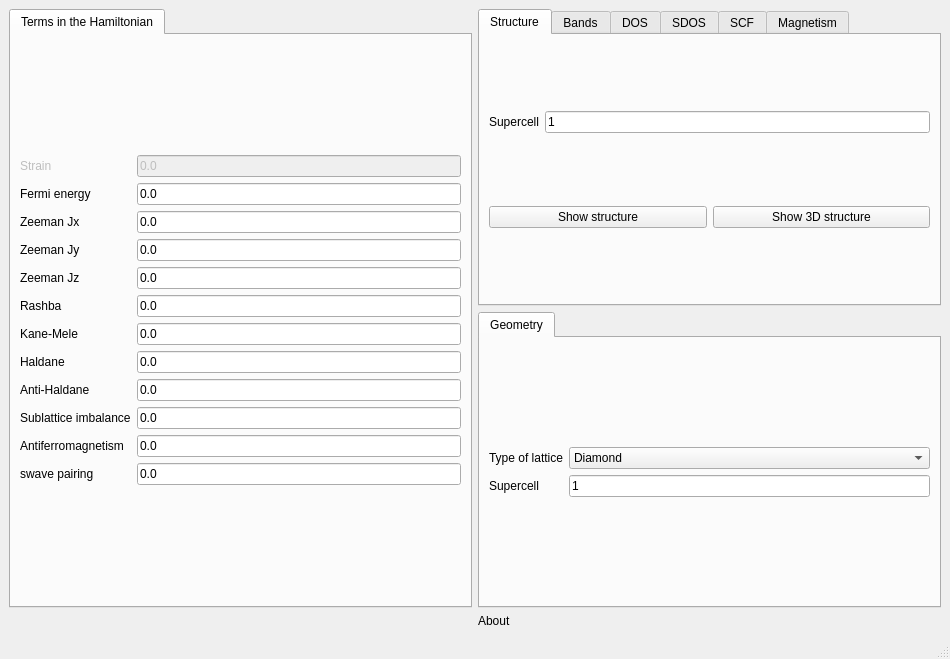
<?xml version="1.0" encoding="UTF-8"?>
<ui version="4.0">
 <class>MainWindow</class>
 <widget class="QMainWindow" name="MainWindow">
  <property name="geometry">
   <rect>
    <x>0</x>
    <y>0</y>
    <width>950</width>
    <height>659</height>
   </rect>
  </property>
  <property name="windowTitle">
   <string>3D crystals</string>
  </property>
  <widget class="QWidget" name="centralwidget">
   <layout class="QGridLayout" name="gridLayout_6">
    <item row="0" column="0" rowspan="2">
     <widget class="QTabWidget" name="tabWidget_2">
      <property name="currentIndex">
       <number>0</number>
      </property>
      <widget class="QWidget" name="tab_3">
       <attribute name="title">
        <string>Terms in the Hamiltonian</string>
       </attribute>
       <layout class="QGridLayout" name="gridLayout_7">
        <item row="0" column="0">
         <layout class="QGridLayout" name="gridLayout">
          <item row="1" column="1">
           <widget class="QLineEdit" name="fermi">
            <property name="enabled">
             <bool>true</bool>
            </property>
            <property name="text">
             <string>0.0</string>
            </property>
           </widget>
          </item>
          <item row="5" column="1">
           <widget class="QLineEdit" name="rashba">
            <property name="text">
             <string>0.0</string>
            </property>
           </widget>
          </item>
          <item row="9" column="1">
           <widget class="QLineEdit" name="mAB">
            <property name="text">
             <string>0.0</string>
            </property>
           </widget>
          </item>
          <item row="6" column="0">
           <widget class="QLabel" name="label_11">
            <property name="text">
             <string>Kane-Mele</string>
            </property>
           </widget>
          </item>
          <item row="3" column="0">
           <widget class="QLabel" name="label_4">
            <property name="text">
             <string>Zeeman Jy</string>
            </property>
           </widget>
          </item>
          <item row="2" column="0">
           <widget class="QLabel" name="label_3">
            <property name="text">
             <string>Zeeman Jx</string>
            </property>
           </widget>
          </item>
          <item row="4" column="0">
           <widget class="QLabel" name="label_5">
            <property name="text">
             <string>Zeeman Jz</string>
            </property>
           </widget>
          </item>
          <item row="8" column="0">
           <widget class="QLabel" name="label_25">
            <property name="text">
             <string>Anti-Haldane</string>
            </property>
           </widget>
          </item>
          <item row="6" column="1">
           <widget class="QLineEdit" name="kanemele">
            <property name="text">
             <string>0.0</string>
            </property>
           </widget>
          </item>
          <item row="10" column="1">
           <widget class="QLineEdit" name="mAF">
            <property name="text">
             <string>0.0</string>
            </property>
           </widget>
          </item>
          <item row="5" column="0">
           <widget class="QLabel" name="label_10">
            <property name="text">
             <string>Rashba</string>
            </property>
           </widget>
          </item>
          <item row="10" column="0">
           <widget class="QLabel" name="label_13">
            <property name="text">
             <string>Antiferromagnetism</string>
            </property>
           </widget>
          </item>
          <item row="9" column="0">
           <widget class="QLabel" name="label_12">
            <property name="text">
             <string>Sublattice imbalance</string>
            </property>
           </widget>
          </item>
          <item row="7" column="0">
           <widget class="QLabel" name="label_24">
            <property name="text">
             <string>Haldane</string>
            </property>
           </widget>
          </item>
          <item row="11" column="0">
           <widget class="QLabel" name="label_26">
            <property name="text">
             <string>swave pairing</string>
            </property>
           </widget>
          </item>
          <item row="7" column="1">
           <widget class="QLineEdit" name="haldane">
            <property name="text">
             <string>0.0</string>
            </property>
           </widget>
          </item>
          <item row="3" column="1">
           <widget class="QLineEdit" name="By">
            <property name="text">
             <string>0.0</string>
            </property>
           </widget>
          </item>
          <item row="1" column="0">
           <widget class="QLabel" name="label">
            <property name="text">
             <string>Fermi energy</string>
            </property>
           </widget>
          </item>
          <item row="4" column="1">
           <widget class="QLineEdit" name="Bz">
            <property name="text">
             <string>0.0</string>
            </property>
           </widget>
          </item>
          <item row="2" column="1">
           <widget class="QLineEdit" name="Bx">
            <property name="text">
             <string>0.0</string>
            </property>
           </widget>
          </item>
          <item row="8" column="1">
           <widget class="QLineEdit" name="antihaldane">
            <property name="text">
             <string>0.0</string>
            </property>
           </widget>
          </item>
          <item row="11" column="1">
           <widget class="QLineEdit" name="swave">
            <property name="text">
             <string>0.0</string>
            </property>
           </widget>
          </item>
          <item row="0" column="0">
           <widget class="QLabel" name="label_44">
            <property name="enabled">
             <bool>false</bool>
            </property>
            <property name="text">
             <string>Strain</string>
            </property>
           </widget>
          </item>
          <item row="0" column="1">
           <widget class="QLineEdit" name="strain">
            <property name="enabled">
             <bool>false</bool>
            </property>
            <property name="text">
             <string>0.0</string>
            </property>
           </widget>
          </item>
         </layout>
        </item>
       </layout>
      </widget>
     </widget>
    </item>
    <item row="0" column="1">
     <widget class="QTabWidget" name="tabWidget_3">
      <property name="currentIndex">
       <number>0</number>
      </property>
      <widget class="QWidget" name="tab_4">
       <attribute name="title">
        <string>Structure</string>
       </attribute>
       <layout class="QGridLayout" name="gridLayout_11">
        <item row="1" column="0">
         <widget class="QPushButton" name="show_structure">
          <property name="text">
           <string>Show structure</string>
          </property>
         </widget>
        </item>
        <item row="1" column="1">
         <widget class="QPushButton" name="show_structure_3d">
          <property name="text">
           <string>Show 3D structure</string>
          </property>
         </widget>
        </item>
        <item row="0" column="0" colspan="2">
         <layout class="QGridLayout" name="gridLayout_3">
          <item row="0" column="0">
           <widget class="QLabel" name="label_7">
            <property name="text">
             <string>Supercell</string>
            </property>
           </widget>
          </item>
          <item row="0" column="1">
           <widget class="QLineEdit" name="nsuper_struct">
            <property name="text">
             <string>1</string>
            </property>
           </widget>
          </item>
         </layout>
        </item>
       </layout>
      </widget>
      <widget class="QWidget" name="tab_5">
       <attribute name="title">
        <string>Bands</string>
       </attribute>
       <layout class="QGridLayout" name="gridLayout_8">
        <item row="0" column="0">
         <layout class="QGridLayout" name="gridLayout_2">
          <item row="0" column="1">
           <widget class="QComboBox" name="bands_color">
            <property name="currentIndex">
             <number>0</number>
            </property>
            <item>
             <property name="text">
              <string>None</string>
             </property>
            </item>
            <item>
             <property name="text">
              <string>Sx</string>
             </property>
            </item>
            <item>
             <property name="text">
              <string>Sy</string>
             </property>
            </item>
            <item>
             <property name="text">
              <string>Sz</string>
             </property>
            </item>
            <item>
             <property name="text">
              <string>Valley</string>
             </property>
            </item>
            <item>
             <property name="text">
              <string>IPR</string>
             </property>
            </item>
           </widget>
          </item>
          <item row="2" column="0">
           <widget class="QLabel" name="label_9">
            <property name="text">
             <string># kpoints</string>
            </property>
           </widget>
          </item>
          <item row="0" column="0">
           <widget class="QLabel" name="label_15">
            <property name="text">
             <string>Operator</string>
            </property>
           </widget>
          </item>
          <item row="2" column="1">
           <widget class="QLineEdit" name="nk_bands">
            <property name="text">
             <string>100</string>
            </property>
           </widget>
          </item>
          <item row="1" column="0">
           <widget class="QLabel" name="label_16">
            <property name="text">
             <string>Colormap</string>
            </property>
           </widget>
          </item>
          <item row="1" column="1">
           <widget class="QComboBox" name="bands_colormap"/>
          </item>
         </layout>
        </item>
        <item row="1" column="0">
         <widget class="QPushButton" name="show_bands">
          <property name="text">
           <string>Band structure</string>
          </property>
         </widget>
        </item>
       </layout>
      </widget>
      <widget class="QWidget" name="tab_6">
       <attribute name="title">
        <string>DOS</string>
       </attribute>
       <layout class="QGridLayout" name="gridLayout_5">
        <item row="0" column="0">
         <layout class="QGridLayout" name="gridLayout_36">
          <item row="0" column="0">
           <widget class="QLabel" name="label_50">
            <property name="text">
             <string>Number of kpoints</string>
            </property>
           </widget>
          </item>
          <item row="2" column="1">
           <widget class="QLineEdit" name="dos_delta">
            <property name="text">
             <string>0.01</string>
            </property>
           </widget>
          </item>
          <item row="1" column="1">
           <widget class="QLineEdit" name="dos_ewindow">
            <property name="text">
             <string>4.0</string>
            </property>
           </widget>
          </item>
          <item row="1" column="0">
           <widget class="QLabel" name="label_51">
            <property name="text">
             <string>Energy window</string>
            </property>
           </widget>
          </item>
          <item row="2" column="0">
           <widget class="QLabel" name="label_48">
            <property name="text">
             <string>Smearing</string>
            </property>
           </widget>
          </item>
          <item row="0" column="1">
           <widget class="QLineEdit" name="dos_nk">
            <property name="text">
             <string>1000</string>
            </property>
           </widget>
          </item>
         </layout>
        </item>
        <item row="1" column="0">
         <widget class="QPushButton" name="show_dos">
          <property name="text">
           <string>Density of states</string>
          </property>
         </widget>
        </item>
       </layout>
      </widget>
      <widget class="QWidget" name="tab">
       <attribute name="title">
        <string>SDOS</string>
       </attribute>
       <layout class="QGridLayout" name="gridLayout_13">
        <item row="0" column="0">
         <layout class="QGridLayout" name="gridLayout_9">
          <item row="0" column="1">
           <widget class="QLineEdit" name="kdos_ewindow">
            <property name="text">
             <string>0.5</string>
            </property>
           </widget>
          </item>
          <item row="0" column="0">
           <widget class="QLabel" name="label_20">
            <property name="text">
             <string>Energy window</string>
            </property>
           </widget>
          </item>
          <item row="1" column="1">
           <widget class="QLineEdit" name="kdos_mesh">
            <property name="text">
             <string>100</string>
            </property>
           </widget>
          </item>
          <item row="1" column="0">
           <widget class="QLabel" name="label_21">
            <property name="text">
             <string># of points</string>
            </property>
           </widget>
          </item>
          <item row="2" column="0">
           <widget class="QLabel" name="label_40">
            <property name="text">
             <string>Colormap</string>
            </property>
           </widget>
          </item>
          <item row="2" column="1">
           <widget class="QComboBox" name="kdos_colormap"/>
          </item>
         </layout>
        </item>
        <item row="1" column="0">
         <widget class="QPushButton" name="show_kdos">
          <property name="text">
           <string>Show Surface DOS</string>
          </property>
         </widget>
        </item>
       </layout>
      </widget>
      <widget class="QWidget" name="tab_8">
       <attribute name="title">
        <string>SCF</string>
       </attribute>
       <layout class="QGridLayout" name="gridLayout_15">
        <item row="0" column="0">
         <widget class="QTabWidget" name="tabWidget_4">
          <property name="currentIndex">
           <number>0</number>
          </property>
          <widget class="QWidget" name="tab_12">
           <attribute name="title">
            <string>Basic</string>
           </attribute>
           <layout class="QGridLayout" name="gridLayout_18">
            <item row="0" column="0" colspan="2">
             <layout class="QGridLayout" name="gridLayout_10">
              <item row="0" column="1">
               <widget class="QComboBox" name="scf_initialization">
                <item>
                 <property name="text">
                  <string>antiferro</string>
                 </property>
                </item>
                <item>
                 <property name="text">
                  <string>ferro</string>
                 </property>
                </item>
                <item>
                 <property name="text">
                  <string>random</string>
                 </property>
                </item>
               </widget>
              </item>
              <item row="0" column="0">
               <widget class="QLabel" name="label_22">
                <property name="text">
                 <string>Initialization</string>
                </property>
               </widget>
              </item>
              <item row="1" column="0">
               <widget class="QLabel" name="label_23">
                <property name="text">
                 <string>Hubbard</string>
                </property>
               </widget>
              </item>
              <item row="1" column="1">
               <widget class="QLineEdit" name="hubbard">
                <property name="text">
                 <string>2.0</string>
                </property>
               </widget>
              </item>
              <item row="2" column="0">
               <widget class="QLabel" name="label_34">
                <property name="text">
                 <string>Filling</string>
                </property>
               </widget>
              </item>
              <item row="2" column="1">
               <widget class="QLineEdit" name="filling_scf">
                <property name="text">
                 <string>0.5</string>
                </property>
               </widget>
              </item>
             </layout>
            </item>
            <item row="1" column="0">
             <widget class="QCheckBox" name="do_scf">
              <property name="text">
               <string>Include mean field</string>
              </property>
             </widget>
            </item>
            <item row="1" column="1">
             <widget class="QPushButton" name="solve_scf">
              <property name="text">
               <string>Solve SCF</string>
              </property>
             </widget>
            </item>
           </layout>
          </widget>
          <widget class="QWidget" name="tab_11">
           <attribute name="title">
            <string>Convergence</string>
           </attribute>
           <layout class="QGridLayout" name="gridLayout_19">
            <item row="0" column="0">
             <layout class="QGridLayout" name="gridLayout_12">
              <item row="0" column="0">
               <widget class="QLabel" name="label_32">
                <property name="text">
                 <string>Mixing</string>
                </property>
               </widget>
              </item>
              <item row="1" column="0">
               <widget class="QLabel" name="label_14">
                <property name="text">
                 <string># of kpoints</string>
                </property>
               </widget>
              </item>
              <item row="1" column="1">
               <widget class="QLineEdit" name="nk_scf">
                <property name="text">
                 <string>10</string>
                </property>
               </widget>
              </item>
              <item row="0" column="1">
               <widget class="QLineEdit" name="mix_scf">
                <property name="text">
                 <string>0.9</string>
                </property>
               </widget>
              </item>
              <item row="2" column="0">
               <widget class="QLabel" name="label_33">
                <property name="text">
                 <string>Smearing</string>
                </property>
               </widget>
              </item>
              <item row="2" column="1">
               <widget class="QLineEdit" name="smearing_scf">
                <property name="text">
                 <string>0.01</string>
                </property>
               </widget>
              </item>
             </layout>
            </item>
           </layout>
          </widget>
         </widget>
        </item>
       </layout>
      </widget>
      <widget class="QWidget" name="tab_13">
       <attribute name="title">
        <string>Magnetism</string>
       </attribute>
       <layout class="QGridLayout" name="gridLayout_16">
        <item row="0" column="0">
         <widget class="QPushButton" name="show_magnetism">
          <property name="text">
           <string>Show magnetism</string>
          </property>
         </widget>
        </item>
       </layout>
      </widget>
     </widget>
    </item>
    <item row="1" column="1">
     <widget class="QTabWidget" name="tabWidget">
      <property name="currentIndex">
       <number>0</number>
      </property>
      <property name="documentMode">
       <bool>false</bool>
      </property>
      <property name="tabsClosable">
       <bool>false</bool>
      </property>
      <property name="movable">
       <bool>false</bool>
      </property>
      <widget class="QWidget" name="tab_2">
       <attribute name="title">
        <string>Geometry</string>
       </attribute>
       <layout class="QGridLayout" name="gridLayout_17">
        <item row="0" column="0">
         <layout class="QGridLayout" name="gridLayout_4">
          <item row="1" column="1">
           <widget class="QLineEdit" name="nsuper">
            <property name="text">
             <string>1</string>
            </property>
           </widget>
          </item>
          <item row="1" column="0">
           <widget class="QLabel" name="label_6">
            <property name="text">
             <string>Supercell</string>
            </property>
           </widget>
          </item>
          <item row="0" column="0">
           <widget class="QLabel" name="label_8">
            <property name="text">
             <string>Type of lattice</string>
            </property>
           </widget>
          </item>
          <item row="0" column="1">
           <widget class="QComboBox" name="lattice">
            <item>
             <property name="text">
              <string>Diamond</string>
             </property>
            </item>
            <item>
             <property name="text">
              <string>Cubic</string>
             </property>
            </item>
            <item>
             <property name="text">
              <string>Pyrochlore</string>
             </property>
            </item>
            <item>
             <property name="text">
              <string>Hyperhoneycomb</string>
             </property>
            </item>
           </widget>
          </item>
         </layout>
        </item>
       </layout>
      </widget>
     </widget>
    </item>
    <item row="2" column="1">
     <widget class="QLabel" name="label_46">
      <property name="toolTip">
       <string>This module allows to compute heterostructures consisting of two different films. You have to specify the parameters of the two films</string>
      </property>
      <property name="text">
       <string>About</string>
      </property>
     </widget>
    </item>
   </layout>
  </widget>
  <widget class="QMenuBar" name="menubar">
   <property name="geometry">
    <rect>
     <x>0</x>
     <y>0</y>
     <width>950</width>
     <height>25</height>
    </rect>
   </property>
  </widget>
  <widget class="QStatusBar" name="statusbar"/>
 </widget>
 <resources/>
 <connections/>
</ui>
